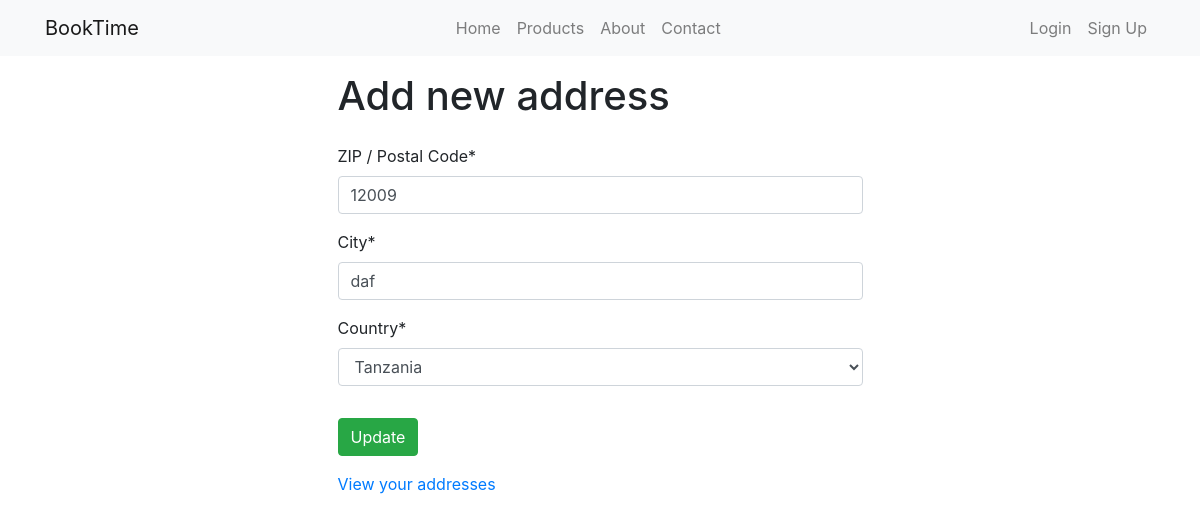
Page /accounts/addresses/2/update/ on the committed database.
### accounts/models.py (models this page shows, shortened)
class Address(models.Model):
    SUPPORTED_COUNTRIES = (
        ('TZ', 'Tanzania'),
    )
    user = models.ForeignKey(CustomUser, on_delete=models.CASCADE)
    zip_code = models.CharField('ZIP / Postal Code', max_length=12)
    city = models.CharField(max_length=60)
    country = models.CharField(max_length=3, choices=SUPPORTED_COUNTRIES, default='TZ')
    class Meta:
        verbose_name_plural = "Addresses"

### accounts/views.py (the view)
# urls.py: path('addresses/<int:pk>/update/', views.AddressUpdateView.as_view(), name='address-update'),
class AddressUpdateView(UpdateView):
    model = Address
    fields = ('zip_code', 'city', 'country', )
    template_name = 'accounts/address_update.html'
    success_url = reverse_lazy('accounts:address-list')

### accounts/templates/accounts/address_update.html (shortened to what this page needs)
{% extends 'main/base.html' %}
{% load crispy_forms_tags %}
{% block content %}
    <div class="container col-md-6 my-3">
        <h1>Add new address</h1>
        <form class="pt-3" method="POST">
            {{ form | crispy }}
            <button type="submit" class="mt-3 btn btn-success">Update</button>
        </form>
        <div class="mt-3">
            <p class="mb-2">
                <a href="{% url 'accounts:address-list' %}">View your addresses</a>
            </p>
        </div>
    </div>
{% endblock content %}

### rows in the picture
Address: zip_code "12009", city "daf", country "Tanzania"
